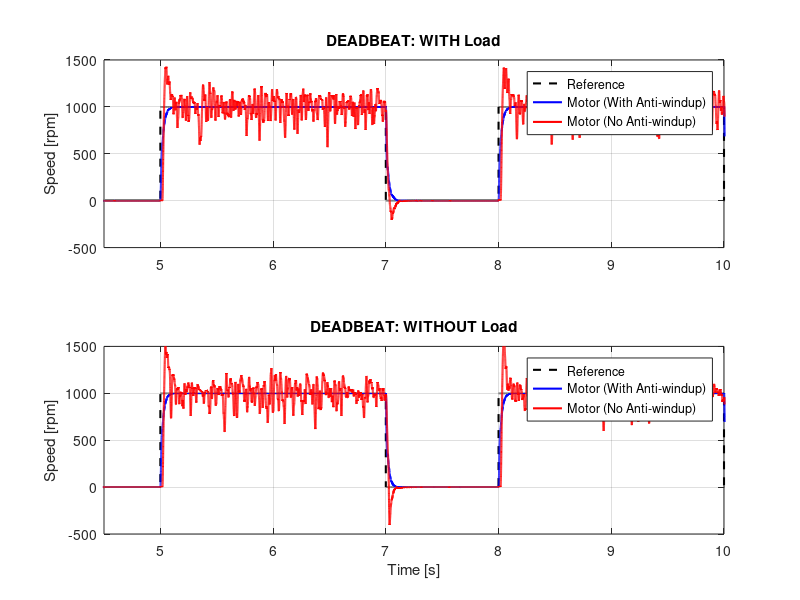

This figure's MATLAB source:
% 1. Initialization
clear; clc; close all;

% 2. Sample Time
Ts = 1/10e3; 

% 3. Load Data
d1 = load('antiwindup_load.mat');
d2 = load('antiwindup_no_load.mat');
d3 = load('no_antiwindup_load.mat');
d4 = load('no_antiwindup_no_load.mat');

% 4. Extract Matrices
f1 = fieldnames(d1); m1 = d1.(f1{1}); if isstruct(m1) || isobject(m1), m1 = m1.simout; end
f2 = fieldnames(d2); m2 = d2.(f2{1}); if isstruct(m2) || isobject(m2), m2 = m2.simout; end
f3 = fieldnames(d3); m3 = d3.(f3{1}); if isstruct(m3) || isobject(m3), m3 = m3.simout; end
f4 = fieldnames(d4); m4 = d4.(f4{1}); if isstruct(m4) || isobject(m4), m4 = m4.simout; end

% 5. Separate Reference and Measurement
ref1 = m1(:,1); meas1 = m1(:,2); t1 = (0:size(m1, 1)-1)' * Ts;
ref2 = m2(:,1); meas2 = m2(:,2); t2 = (0:size(m2, 1)-1)' * Ts;
ref3 = m3(:,1); meas3 = m3(:,2); t3 = (0:size(m3, 1)-1)' * Ts;
ref4 = m4(:,1); meas4 = m4(:,2); t4 = (0:size(m4, 1)-1)' * Ts;

% =========================================================
% 6. ALIGNMENT TO THE FIRST RISING STEP AFTER 5 SECONDS
% =========================================================
idx1 = find(t1(1:end-1) >= 5 & ref1(1:end-1) < 500 & ref1(2:end) >= 500, 1, 'first') + 1;
idx2 = find(t2(1:end-1) >= 5 & ref2(1:end-1) < 500 & ref2(2:end) >= 500, 1, 'first') + 1;
idx3 = find(t3(1:end-1) >= 5 & ref3(1:end-1) < 500 & ref3(2:end) >= 500, 1, 'first') + 1;
idx4 = find(t4(1:end-1) >= 5 & ref4(1:end-1) < 500 & ref4(2:end) >= 500, 1, 'first') + 1;

plot_step_time = 5; 

t1_aligned = t1 - t1(idx1) + plot_step_time;
t2_aligned = t2 - t2(idx2) + plot_step_time;
t3_aligned = t3 - t3(idx3) + plot_step_time;
t4_aligned = t4 - t4(idx4) + plot_step_time;

% =========================================================
% 7. PLOTTING BY LOAD CONDITION
% =========================================================
fig = figure('Color','w');

% --- TOP PLOT: WITH LOAD (Files 1 and 3) ---
ax1 = subplot(2, 1, 1); 
plot(t1_aligned, ref1, 'k--', 'LineWidth', 1.5); 
hold on;
plot(t1_aligned, meas1, 'b', 'LineWidth', 1.5);  % Con Antiwindup (d1)
plot(t3_aligned, meas3, 'r', 'LineWidth', 1.5);  % Senza Antiwindup (d3)
grid on; box on;
title('DEADBEAT: WITH Load');
ylabel('Speed [rpm]');
legend('Reference', 'Motor (With Anti-windup)', 'Motor (No Anti-windup)', 'Location', 'best');
xlim([4.5, 10]); 
hold off;

% --- BOTTOM PLOT: WITHOUT LOAD (Files 2 and 4) ---
ax2 = subplot(2, 1, 2); 
plot(t2_aligned, ref2, 'k--', 'LineWidth', 1.5); 
hold on;
plot(t2_aligned, meas2, 'b', 'LineWidth', 1.5);  % Con Antiwindup (d2)
plot(t4_aligned, meas4, 'r', 'LineWidth', 1.5);  % Senza Antiwindup (d4)
grid on; box on;
title('DEADBEAT: WITHOUT Load');
xlabel('Time [s]'); 
ylabel('Speed [rpm]');
legend('Reference', 'Motor (With Anti-windup)', 'Motor (No Anti-windup)', 'Location', 'best');
xlim([4.5, 10]); 
hold off;

linkaxes([ax1, ax2], 'xy');
